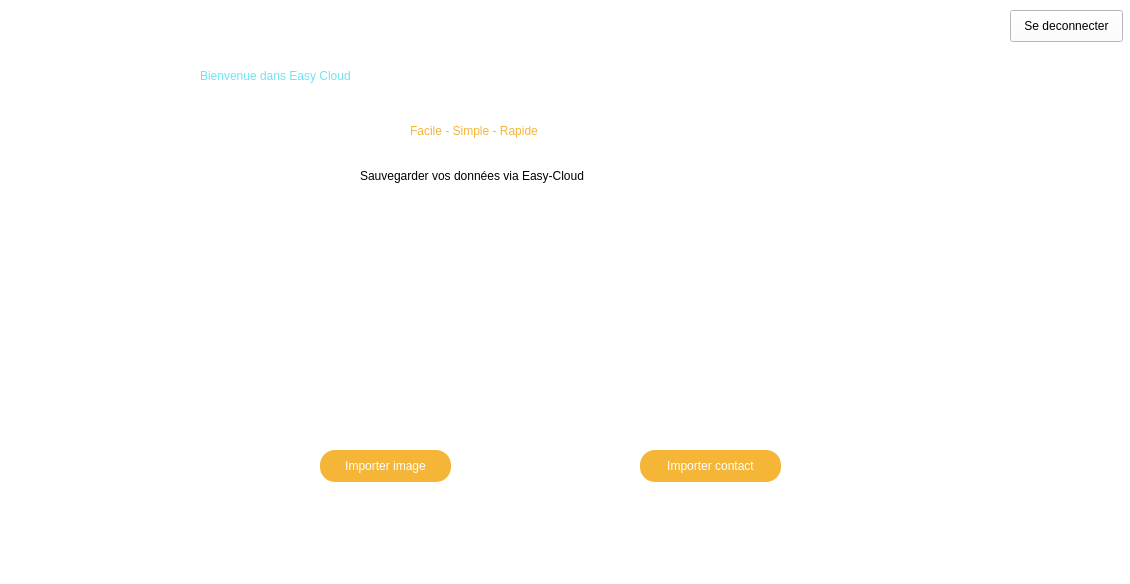
<?xml version="1.0" encoding="UTF-8"?>
<ui version="4.0">
 <class>Dialog</class>
 <widget class="QDialog" name="Dialog">
  <property name="geometry">
   <rect>
    <x>0</x>
    <y>0</y>
    <width>1130</width>
    <height>584</height>
   </rect>
  </property>
  <property name="windowTitle">
   <string>Dialog</string>
  </property>
  <property name="styleSheet">
   <string notr="true">background-color: rgb(255, 255, 255);</string>
  </property>
  <widget class="QLabel" name="label_3">
   <property name="geometry">
    <rect>
     <x>300</x>
     <y>260</y>
     <width>191</width>
     <height>171</height>
    </rect>
   </property>
   <property name="text">
    <string/>
   </property>
   <property name="pixmap">
    <pixmap>../../Desktop/Capture d’écran 2022-07-13 à 13.51.55.png</pixmap>
   </property>
  </widget>
  <widget class="QLabel" name="label_4">
   <property name="geometry">
    <rect>
     <x>620</x>
     <y>270</y>
     <width>191</width>
     <height>161</height>
    </rect>
   </property>
   <property name="text">
    <string/>
   </property>
   <property name="pixmap">
    <pixmap>../../Desktop/Capture d’écran 2022-07-13 à 13.53.24.png</pixmap>
   </property>
  </widget>
  <widget class="QPushButton" name="importeimage">
   <property name="geometry">
    <rect>
     <x>320</x>
     <y>450</y>
     <width>131</width>
     <height>32</height>
    </rect>
   </property>
   <property name="styleSheet">
    <string notr="true">background-color: rgb(245, 181, 54);
color:white;
font: 15pt &quot;Arial Rounded MT Bold&quot;;
border-radius:15px;</string>
   </property>
   <property name="text">
    <string>Importer image</string>
   </property>
  </widget>
  <widget class="QPushButton" name="importecontact">
   <property name="geometry">
    <rect>
     <x>640</x>
     <y>450</y>
     <width>141</width>
     <height>32</height>
    </rect>
   </property>
   <property name="styleSheet">
    <string notr="true">background-color: rgb(245, 181, 54);
color:white;
font: 15pt &quot;Arial Rounded MT Bold&quot;;
border-radius:15px;</string>
   </property>
   <property name="text">
    <string>Importer contact</string>
   </property>
  </widget>
  <widget class="QLabel" name="label_2">
   <property name="geometry">
    <rect>
     <x>360</x>
     <y>160</y>
     <width>401</width>
     <height>31</height>
    </rect>
   </property>
   <property name="styleSheet">
    <string notr="true">font: 25pt &quot;Bodoni 72 Oldstyle&quot;;
color:black;</string>
   </property>
   <property name="text">
    <string>Sauvegarder vos données via Easy-Cloud</string>
   </property>
  </widget>
  <widget class="QPushButton" name="decbutton">
   <property name="geometry">
    <rect>
     <x>1010</x>
     <y>10</y>
     <width>113</width>
     <height>32</height>
    </rect>
   </property>
   <property name="text">
    <string>Se deconnecter</string>
   </property>
  </widget>
  <widget class="QLabel" name="label_7">
   <property name="geometry">
    <rect>
     <x>200</x>
     <y>40</y>
     <width>711</width>
     <height>71</height>
    </rect>
   </property>
   <property name="styleSheet">
    <string notr="true">font: 75 40pt &quot;Palatino&quot;;
font: 48pt &quot;Silom&quot;;
color:rgb(112, 227, 246)</string>
   </property>
   <property name="text">
    <string>Bienvenue dans Easy Cloud</string>
   </property>
  </widget>
  <widget class="QLabel" name="label_8">
   <property name="geometry">
    <rect>
     <x>410</x>
     <y>110</y>
     <width>291</width>
     <height>41</height>
    </rect>
   </property>
   <property name="styleSheet">
    <string notr="true">font: 30pt &quot;Bodoni 72 Oldstyle&quot;;
color:rgb(245, 181, 54)</string>
   </property>
   <property name="text">
    <string>Facile - Simple - Rapide</string>
   </property>
  </widget>
 </widget>
 <resources/>
 <connections/>
</ui>
